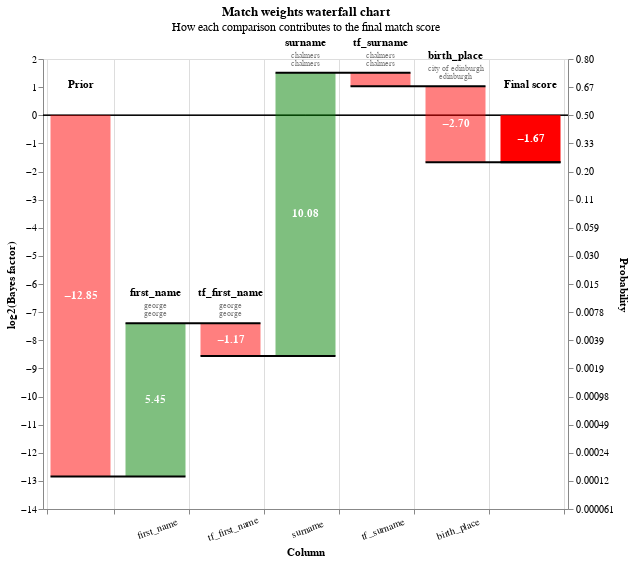

The code cell stored with this chart in its notebook:
### Code cell
# Some of the false negatives will be because they weren't detected by the blocking rules
records = linker.prediction_errors_from_labels_column(
    "cluster",
    threshold=0.5,
    include_false_negatives=True,
    include_false_positives=False,
).as_record_dict(limit=50)

linker.waterfall_chart(records)

### Figure 1 — Vega-Lite specification as saved in the notebook (floating-point values rounded to 4 significant figures; data arrays with more than 128 entries replaced by an {"elided": "..."} marker saying what was removed)
{"config": {"view": {"continuousWidth": 400, "continuousHeight": 300}}, "layer": [{"layer": [{"mark": "rule", "encoding": {"color": {"value": "black"}, "size": {"value": 0.5}, "y": {"field": "zero", "type": "quantitative"}}}, {"mark": {"type": "bar", "width": 60}, "encoding": {"color": {"condition": {"test": "(datum.log2_bayes_factor < 0)", "value": "red"}, "value": "green"}, "opacity": {"condition": {"test": "datum.column_name == 'Prior match weight' || datum.column_name == 'Final score'", "value": 1}, "value": 0.5}, "tooltip": [{"field": "column_name", "title": "Comparison column", "type": "nominal"}, {"field": "value_l", "title": "Value (L)", "type": "nominal"}, {"field": "value_r", "title": "Value (R)", "type": "nominal"}, {"field": "label_for_charts", "title": "Label", "type": "ordinal"}, {"field": "sql_condition", "title": "SQL condition", "type": "nominal"}, {"field": "comparison_vector_value", "title": "Comparison vector value", "type": "nominal"}, {"field": "bayes_factor", "format": ",.4f", "title": "Bayes factor = m/u", "type": "quantitative"}, {"field": "log2_bayes_factor", "format": ",.4f", "title": "Match weight = log2(m/u)", "type": "quantitative"}, {"field": "prob", "format": ".4f", "title": "Adjusted match score", "type": "quantitative"}, {"field": "bayes_factor_description", "title": "Match weight description", "type": "nominal"}], "x": {"axis": {"grid": true, "labelAlign": "center", "labelAngle": -20, "labelExpr": "datum.value == 'Prior' || datum.value == 'Final score' ? '' : datum.value", "labelPadding": 10, "tickBand": "extent", "title": "Column"}, "field": "column_name", "sort": {"field": "bar_sort_order", "order": "ascending"}, "type": "nominal"}, "y": {"axis": {"grid": false, "orient": "left", "title": "log2(Bayes factor)"}, "field": "previous_sum", "type": "quantitative"}, "y2": {"field": "sum"}}}, {"mark": {"type": "text", "fontWeight": "bold"}, "encoding": {"color": {"value": "white"}, "text": {"condition": {"test": "abs(datum.log2_bayes_factor) > 1", "field": "log2_bayes_factor", "format": ".2f", "type": "nominal"}, "value": ""}, "x": {"axis": {"labelAngle": -20, "title": "Column"}, "field": "column_name", "sort": {"field": "bar_sort_order", "order": "ascending"}, "type": "nominal"}, "y": {"axis": {"orient": "left"}, "field": "center", "type": "quantitative"}}}, {"mark": {"type": "text", "baseline": "bottom", "dy": -25, "fontWeight": "bold"}, "encoding": {"color": {"value": "black"}, "text": {"field": "column_name", "type": "nominal"}, "x": {"axis": {"labelAngle": -20, "title": "Column"}, "field": "column_name", "sort": {"field": "bar_sort_order", "order": "ascending"}, "type": "nominal"}, "y": {"field": "sum_top", "type": "quantitative"}}}, {"mark": {"type": "text", "baseline": "bottom", "dy": -13, "fontSize": 8}, "encoding": {"color": {"value": "grey"}, "text": {"field": "value_l", "type": "nominal"}, "x": {"axis": {"labelAngle": -20, "title": "Column"}, "field": "column_name", "sort": {"field": "bar_sort_order", "order": "ascending"}, "type": "nominal"}, "y": {"field": "sum_top", "type": "quantitative"}}}, {"mark": {"type": "text", "baseline": "bottom", "dy": -5, "fontSize": 8}, "encoding": {"color": {"value": "grey"}, "text": {"field": "value_r", "type": "nominal"}, "x": {"axis": {"labelAngle": -20, "title": "Column"}, "field": "column_name", "sort": {"field": "bar_sort_order", "order": "ascending"}, "type": "nominal"}, "y": {"field": "sum_top", "type": "quantitative"}}}]}, {"mark": {"type": "rule", "color": "black", "strokeWidth": 2, "x2Offset": 30, "xOffset": -30}, "encoding": {"x": {"axis": {"labelAngle": -20, "title": "Column"}, "field": "column_name", "sort": {"field": "bar_sort_order", "order": "ascending"}, "type": "nominal"}, "x2": {"field": "lead"}, "y": {"axis": {"labelExpr": "format(1 / (1 + pow(2, -1*datum.value)), '.2r')", "orient": "right", "title": "Probability"}, "field": "sum", "scale": {"zero": false}, "type": "quantitative"}}}], "data": {"name": "data-f2832a7ed8e4e32e6c6356093d783a7d"}, "height": 450, "params": [{"name": "record_number", "bind": {"input": "range", "max": 49, "min": 0, "step": 1}, "value": 0}], "resolve": {"axis": {"y": "independent"}}, "title": {"text": "Match weights waterfall chart", "subtitle": "How each comparison contributes to the final match score"}, "transform": [{"filter": "(datum.record_number == record_number)"}, {"filter": "(datum.bayes_factor !== 1.0)"}, {"window": [{"op": "sum", "field": "log2_bayes_factor", "as": "sum"}, {"op": "lead", "field": "column_name", "as": "lead"}], "frame": [null, 0]}, {"calculate": "datum.column_name === \"Final score\" ? datum.sum - datum.log2_bayes_factor : datum.sum", "as": "sum"}, {"calculate": "datum.lead === null ? datum.column_name : datum.lead", "as": "lead"}, {"calculate": "datum.column_name === \"Final score\" || datum.column_name === \"Prior match weight\" ? 0 : datum.sum - datum.log2_bayes_factor", "as": "previous_sum"}, {"calculate": "datum.sum > datum.previous_sum ? datum.column_name : \"\"", "as": "top_label"}, {"calculate": "datum.sum < datum.previous_sum ? datum.column_name : \"\"", "as": "bottom_label"}, {"calculate": "datum.sum > datum.previous_sum ? datum.sum : datum.previous_sum", "as": "sum_top"}, {"calculate": "datum.sum < datum.previous_sum ? datum.sum : datum.previous_sum", "as": "sum_bottom"}, {"calculate": "(datum.sum + datum.previous_sum) / 2", "as": "center"}, {"calculate": "(datum.log2_bayes_factor > 0 ? \"+\" : \"\") + datum.log2_bayes_factor", "as": "text_log2_bayes_factor"}, {"calculate": "datum.sum < datum.previous_sum ? 4 : -4", "as": "dy"}, {"calculate": "datum.sum < datum.previous_sum ? \"top\" : \"bottom\"", "as": "baseline"}, {"calculate": "1. / (1 + pow(2, -1.*datum.sum))", "as": "prob"}, {"calculate": "0*datum.sum", "as": "zero"}], "width": {"step": 75}, "$schema": "https://vega.github.io/schema/vega-lite/v5.9.3.json", "datasets": {"data-f2832a7ed8e4e32e6c6356093d783a7d": {"elided": "650 records"}}}
